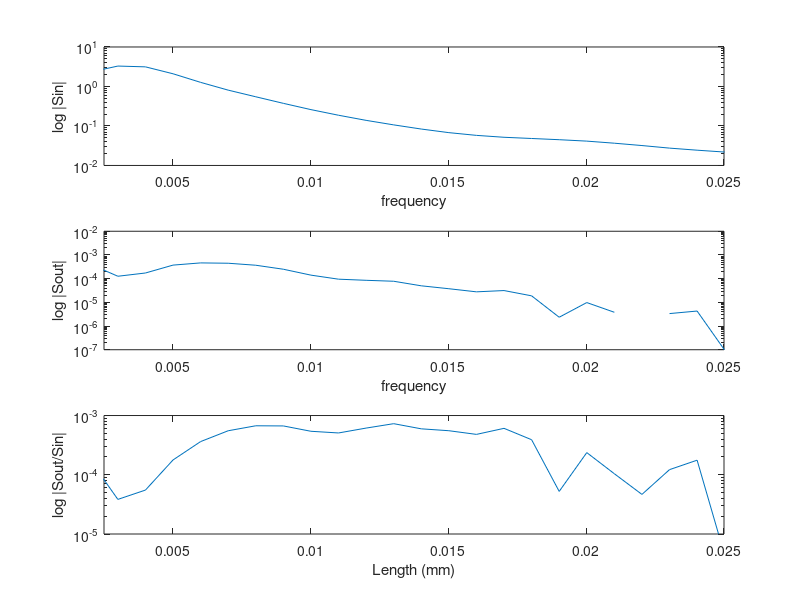

This chart was generated by the following MATLAB code:
clc;clear all;
f=fopen('Flux.txt');
l=fgetl(f);
i=1;
while ischar(l)
    %%disp(l);
    text{i}=l;
    data{i}=sscanf(text{i},'%f , %f , %f');
    A1(i)=data{i}(1);
    A2(i)=data{i}(2);
    A3(i)=data{i}(3);
    l=fgetl(f);
    i=i+1;
end

hold on;

subplot(3,1,1)
A=abs(A2)/max(abs(A2));%Flux_in
B=abs(A3)/max(abs(A2));%Flux_out

semilogy(A1,-A2);
axis([2.5e-3 2.5e-2 0.01 10]);
ylabel('log |Sin|');
xlabel('frequency');


subplot(3,1,2)
semilogy(A1,-A3);
axis([2.5e-3 2.5e-2 0.0000001 0.01]);
ylabel('log |Sout|');
xlabel('frequency');


subplot(3,1,3)
C=B./A;
for i=1:length(C)
    if (C(i)>1)
        %C(i)=0;
    end
end
semilogy(A1,C);
axis([2.5e-3 2.5e-2 0.00001 0.001]);
ylabel('log |Sout/Sin|');
xlabel('Length (mm)');
